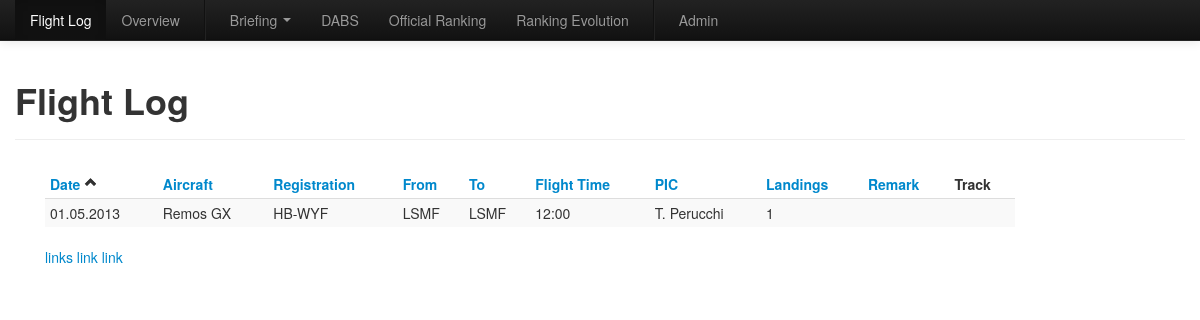
The page /flightlog.html on the database its author committed.
### flightlog/models.py (models this page shows, shortened)
class Flight(models.Model):
   OPERATION = (('se','Single Engine'),
                 ('me','Multiple Engine'))
   FUNCTION = (('pic','PIC'),
                 ('copi','Copi'),
               ('dual','Dual'),
               ('instructor','Instructor'))
   aircraft = models.ForeignKey(Aircraft)
   date = models.DateField(default=datetime.now)
   fromAirport = models.CharField(max_length=4, verbose_name='from', default='LSMF')
   toAirport = models.CharField(max_length=4, verbose_name='to', default='LSMF')
   departure_time = models.TimeField()
   arrival_time = models.TimeField()
   operation = models.CharField(max_length=20, choices=OPERATION, default='se')
   pic = models.ForeignKey(Pilot)
   landings = models.PositiveIntegerField(default=1)
   night = models.BooleanField(default=False)
   ifr = models.BooleanField(default=False)
   funciton = models.CharField(max_length=20, choices=FUNCTION, default='pic')
   remark = models.TextField(blank=True)
   gpsdata = models.FileField(upload_to='documents/%Y/%m/%d/%H/%M/%S/', blank=True)
   def flightTime(self):
      start = self.departure_time
      end = self.arrival_time
      startdelta=timedelta(hours=start.hour,minutes=start.minute,seconds=start.second)
      enddelta=timedelta(hours=end.hour,minutes=end.minute,seconds=end.second)
      d =(enddelta-startdelta)
      return int(d.total_seconds())
   def flightTimeFormatted(self):
      return utilities.flightTimeFormatted(self.flightTime())

class Aircraft(models.Model):
   MODELS = (('remosGx', 'Remos GX'),
             ('ch60', 'CH 60'))
   REGISTRATIONS = (('hbwyd','HB-WYD'),
                    ('hbwyf','HB-WYF'),
                    ('hbwyg','HB-WYG'),
                    ('hbykm','HB-YKM'))
   model = models.CharField(max_length=10, choices=MODELS)
   registration = models.CharField(max_length=6, choices=REGISTRATIONS)

class Pilot(models.Model):
   name = models.CharField(max_length=15)
   lastName = models.CharField(max_length=15)
   def __unicode__(self):
      return self.name[0] + ". " +self.lastName

### flightlog/views.py (the view)
# urls.py: url(r'^flightlog.html', 'flightlog.views.flightlog'),
def flightlog(request):
   sort = request.GET.get('sort')
   page = request.GET.get('page')
   if sort is None:
     sort = 'date'
   sortBySuffix = '&sort=%s' % sort
   flights = M.Flight.objects.all()
   if page is None:
     toggleSort(sort)
   if sort == 'flight_time':
      if headers['flight_time'] == "des":
         flights = sorted(flights, key=lambda a: a.flightTime(), reverse=True)
      else:
         flights = sorted(flights, key=lambda a: a.flightTime())
   else:
     flights = flights.order_by(sort)
     if headers[sort] == "des":
       flights = flights.reverse()
   paginator = Paginator(flights, 5)
   page = request.GET.get('page')
   try:
      gamesPage = paginator.page(page)
   except PageNotAnInteger:
      gamesPage = paginator.page(1)
   except EmptyPage:
      gamesPage = paginator.page(1) #paginator.num_pages)
   finally:
      HALF_RANGE = 5
      RANGE_SIZE = 2*HALF_RANGE + 1
      minPage = max(1, min(gamesPage.number - HALF_RANGE, paginator.num_pages - RANGE_SIZE + 1))
      maxPage = min(max(gamesPage.number + HALF_RANGE, RANGE_SIZE), paginator.num_pages)
      displayedPages = range(minPage, maxPage+1)
   return django.shortcuts.render(request,
                                  'flightlog/flightlog.html',
                                  {'games_list' : gamesPage,
                                  'sorted_by_suffix' : sortBySuffix,
                                  'displayed_pages' : displayedPages,
                                  'flights': flights})

### flightlog/views.py (called while the page is built)
def toggleSort(sort):
  if headers[sort] == "des":
    headers[sort] = "asc"
  else:
    headers[sort] = "des"

### utilities.py (called while the page is built)
def flightTimeFormatted(tot_seconds):
   hours, remainder = divmod(tot_seconds,60*60)
   minutes, seconds = divmod(remainder,60)
   return '%d:%02d' % (hours, minutes)

### templates/flightlog/flightlog.html (shortened to what this page needs)
{% extends "flightlog/base.html" %}
{% block navigation_log %}class="active"{% endblock %}
{% block content_page_header %}Flight Log{% endblock %}
{% block content %}
<div class="span10 offset0">
   {% if games_list %}
   <table id="myTable" class="table table-striped table-condensed table-hover">
      <thead>
         <tr>
            <th><a href="flightlog.html?sort=date">Date <i class="icon-chevron-up"></a></th>
            <th><a href="flightlog.html?sort=aircraft__model">Aircraft </a></th>
            <th><a href="flightlog.html?sort=aircraft__registration">Registration </a></th>
            <th><a href="flightlog.html?sort=fromAirport">From</a></th>
            <th><a href="flightlog.html?sort=toAirport">To</a></th>
            <th><a href="flightlog.html?sort=flight_time">Flight Time </a></th>
            <th><a href="flightlog.html?sort=pic">PIC </a></th>
            <th><a href="flightlog.html?sort=landings">Landings </a></th>
            <th><a href="flightlog.html?sort=remark">Remark </a></th>
            <th>Track</th>
         </tr>
      </thead>
      <tbody>
         {% for flight in games_list %}
         <tr>
            <td>{{ flight.date|date:"d.m.Y" }}</i></td>
            <td>{{ flight.aircraft.get_model_display }}</td>
            <td>{{ flight.aircraft.get_registration_display }}</td>
            <td>{{ flight.fromAirport }}</td>
            <td>{{ flight.toAirport }}</td>
            <td>{{ flight.flightTimeFormatted}}</td>
            <td>{{ flight.pic}}</td>
            <td>{{ flight.landings }}</td>
            <td>{% if flight.remark %}<a href="http://maps.google.com/maps/ms?{{ flight.remark }}" target="_blank"><i class="icon-globe"></i></a>{% endif %}</td>
            <td>{% if flight.gpsdata %}<a href="http://maps.google.com?q=127.0.0.1:8000/{{ flight.gpsdata.url }}"><i class="icon-globe"></i></a>{% endif %}</td>
         </tr>
         {% endfor %}
      </tbody>
   </table>
   {% else %}
   {% if date_title %}
   <p>This player did not participate during {{ date_title|lower }}.</p>
   {% else %}
   <p>No games are available for this player.</p>
   {% endif %}
   {% endif %}
   <a mimetype="application/vnd.google-earth.kml+xml" href="http://maps.google.com?q=https://dl.dropboxusercontent.com/u/92724279/VoloLucomagnoGE.kml"> links</a>
    <a mimetype="application/vnd.google-earth.kml+xml" href="https://maps.google.com/maps/ms?msa=0&msid=217968750089339292076.0004db9b4f5935a9169df" target="_blank"> link</a>
   <a mimetype="application/vnd.google-earth.kml+xml" href="https://sites.google.com/site/testxx1212/list/Volo%20Lucomagno%20GE.kml?attredirects=0&d=1"> link</a>
</div>
</div>
{% endblock %}

### rows shown on the page
Flight: date "01.05.2013", aircraft.model "Remos GX", aircraft.registration "HB-WYF", fromAirport "LSMF", toAirport "LSMF", flightTimeFormatted "12:00", pic "T. Perucchi", landings "1"
